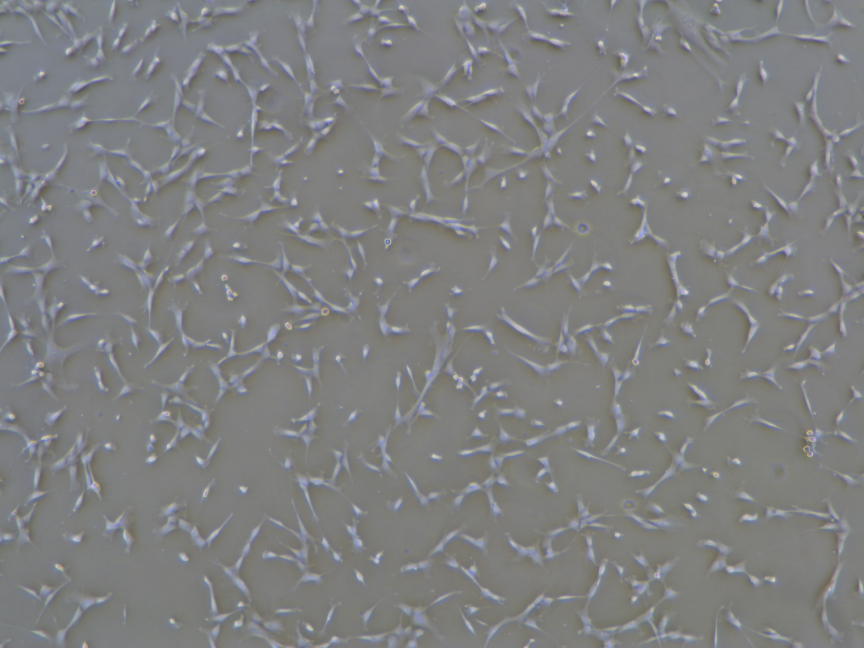
#> input picture hidos-django/hidos/cellc2/bin/images/1-3.jpg, 2592 x 1944 px (shown at 1/3 size); its folder holds only this picture in this run
$ jupyter execute Test.ipynb   (shell and % lines are left out)   (Python 2 division)
#> lines starting #> are read from the running program, lines starting #| are printed output that depends on the picture; after the words box and inside, x2 and y2 are one past the last pixel; in counts of white or black regions, pixels touching at a corner belong together; long printed decimals are rounded
#> the sliders are set to image = 1-3.jpg
#> in view_image, input_arr is the input picture: shape (1944, 2592, 3); mean B, G, R 128.8, 128.2, 127.4
#| (1944, 2592, 3)
### hidos-django/hidos/cellc2/bin/cellConfluence_singleTask.py
# -*- coding: utf-8 -*-
"""
Created on Tue Jun 21 16:02:34 2016

@author: Aaron.Lin
"""

#get_ipython().magic(u'matplotlib qt')
import cv2
import numpy as np
from skimage import filters


def cell_confluency_cv2(task_record):
    """Benchmark, repeat=5:
    IMG_0159.JPG = 5.66s (1.13s avg)
    1-3.jpg = 3.51s (0.70s avg)
    """
    max_size = 1024
    # load image
    img = cv2.imread(task_record.uploaded_image.path)
    img_s = cv2.resize(img, tuple(
        [max_size * d / max(img.shape[:2]) for d in img.shape[1::-1]]))
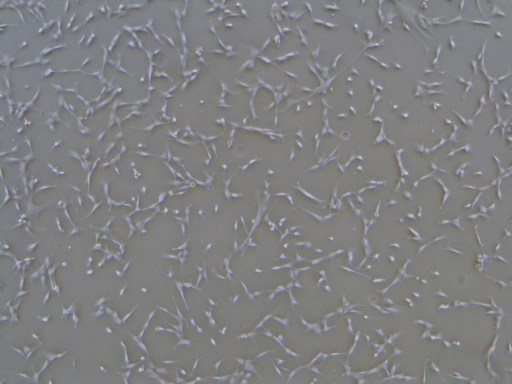
#> img_s: shape (768, 1024, 3) (shown at 1/2 size); mean B, G, R 128.7, 128.1, 127.3

    kernel = np.array([[0, 1, 0], [1, 1, 1], [0, 1, 0]], np.ubyte)
    img_e = cv2.GaussianBlur(filters.rank.enhance_contrast(filters.prewitt(cv2.resize(cv2.cvtColor(img, cv2.COLOR_BGR2GRAY), tuple(
        [max_size * d / max(img.shape[:2]) for d in img.shape[1::-1]]))), kernel), (7, 7), 0)
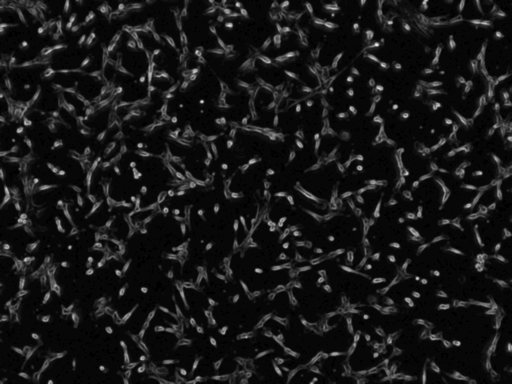
#> img_e: shape (768, 1024) (shown at 1/2 size); min 0, max 36, mean 3.3; drawn with min black and max white

    thresh = cv2.threshold(
        img_e, 0, 255, cv2.THRESH_BINARY + cv2.THRESH_OTSU)[0]
#> thresh = 6
    img_t = np.uint8(img_e >= thresh)
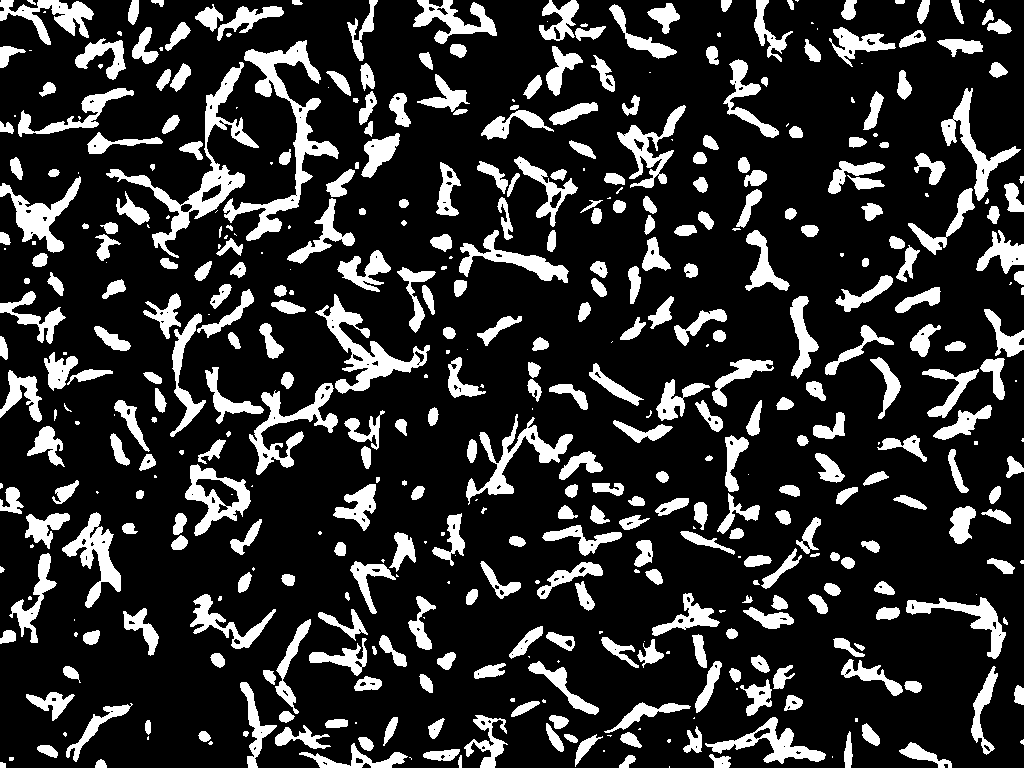
#> img_t: shape (768, 1024); values 0 (black) and 1 (white), 18.8% white; 477 white regions (113 under 20 px), largest, box (x1, y1, x2, y2) and area: (223, 40, 339, 241) 4507, (106, 62, 259, 258) 4024, (315, 294, 430, 394) 2880
    if (thresh < 5):
        img_t = cv2.morphologyEx(img_t, cv2.MORPH_OPEN, np.ones((2, 2), np.uint8))  # remove salt
    img_o = cv2.morphologyEx(
        cv2.erode(cv2.dilate(img_t, kernel, iterations=4), kernel, iterations=2), cv2.MORPH_OPEN, kernel)  # remove salt
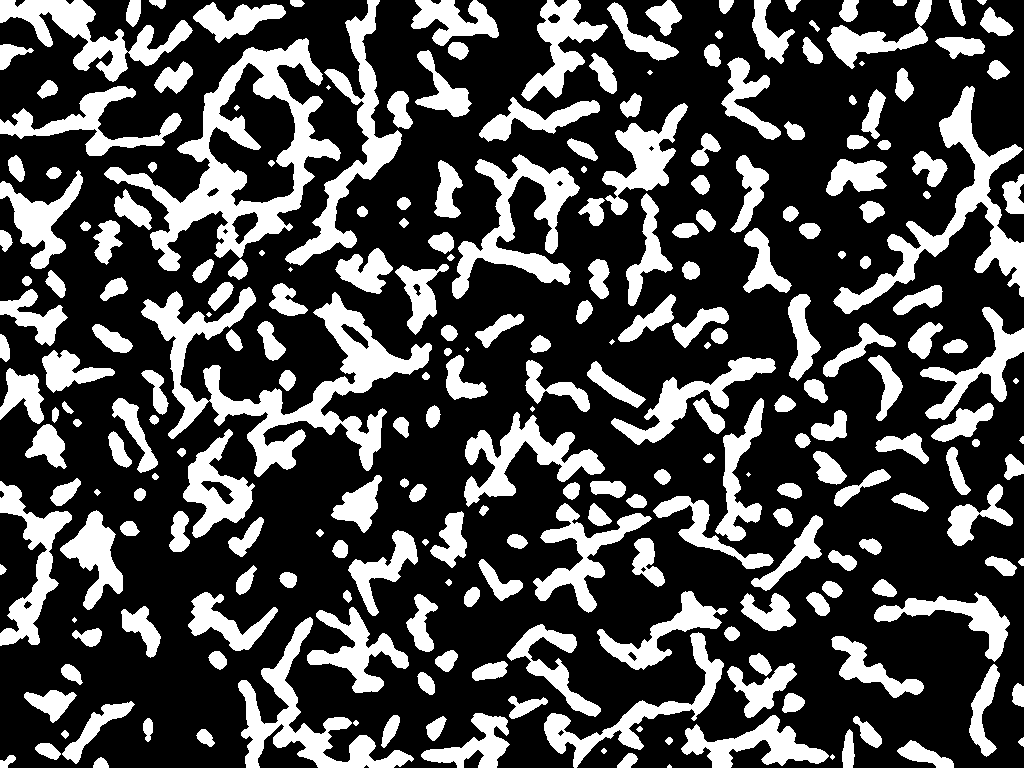
#> img_o: shape (768, 1024); values 0 (black) and 1 (white), 29.3% white; 255 white regions (12 under 20 px), largest, box (x1, y1, x2, y2) and area: (141, 287, 432, 477) 14119, (104, 38, 341, 271) 14094, (833, 86, 1024, 314) 7845

    img_s[:, :, 2][np.where(img_o > 0)] = 200
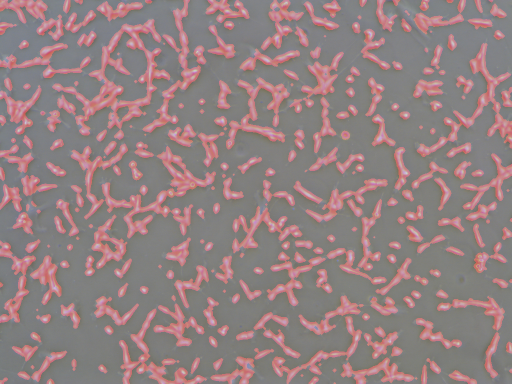
#> img_s: shape (768, 1024, 3) (shown at 1/2 size); mean B, G, R 128.7, 128.1, 147.4

    # compute confluence
    confluence = float(img_o.sum()) / img_o.size
#> confluence = 0.293

    # embed result to image
    cv2.putText(img_s, '{0:.2f}%'.format(confluence * 100),(40, 80), cv2.FONT_HERSHEY_SIMPLEX, 2, (255, 0, 0), 3)
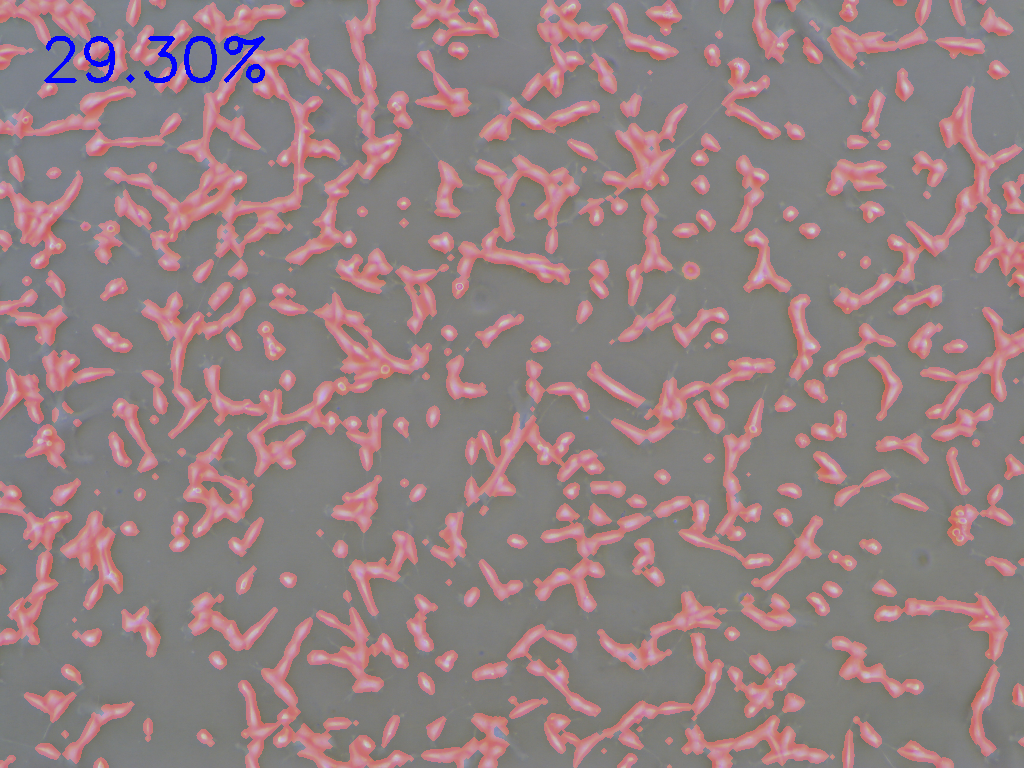
#> img_s: shape (768, 1024, 3); 0.38% of pixels changed, all inside (x1, y1, x2, y2) = (44, 36, 265, 83)
    img_s = cv2.resize(img_s, (img.shape[1], img.shape[0]))
#> img_s: shape (1944, 2592, 3)

    cv2.imwrite(task_record.result_image.path, img_s)
    cv2.imwrite(task_record.result_display.path, img_s)
    return {'confluence': confluence}


# [63 lines left out: functions img_resize, cellConfluence_singleTask, not called in this run]

# [10 lines of commented-out code are left out]


class File(object):
    path = ''


class Task(object):
    uploaded_image = File()
    result_image = File()
    result_display = File()

# [4 lines of commented-out code are left out]
# [19 lines left out: function bench, not called in this run]

### hidos-django/hidos/cellc2/bin/Test.ipynb
[cell 1]
from __future__ import absolute_import, unicode_literals
from os import listdir, sys, path, getcwd
from io import BytesIO

import cv2
import numpy as np
import matplotlib as mpl
import matplotlib.pyplot as plt
from IPython.display import Image, display
from ipywidgets import interact, interactive, fixed
from skimage import data, filters, io

sys.path.append(path.dirname(getcwd()))
from bin import cellConfluence_singleTask as p

[cell 2]
def display_array(arr):
    ret, buf = cv2.imencode('.jpg', arr)
    return Image(buf.tobytes())

def imshow_pair(image_pair, titles=('', ''), figsize=(10, 5), **kwargs):
    fig, axes = plt.subplots(ncols=2, figsize=figsize)
    for ax, img, label in zip(axes.ravel(), image_pair, titles):
        ax.imshow(img, **kwargs)
        ax.set_title(label)

class File(object):
    path = ''

class Task(object):
    uploaded_image = File()
    result_image = File()
    result_display = File()

[cell 3]
image_dir = './images/'
result_dir = './results/'
def view_image(image):
    name, ext = path.splitext(image)
    task_record = Task
    task_record.uploaded_image.path = image_dir + name + ext
    task_record.result_image.path = result_dir + name + '_result' + ext
    task_record.result_display.path = result_dir + name + '_result_display' + ext
    input_arr = cv2.imread(task_record.uploaded_image.path)
    print input_arr.shape

    result = p.cell_confluency_cv2(task_record)
#> result = {'confluence': 0.293}
    print result
#| {'confluence': 0.293}

    output_arr = cv2.imread(task_record.result_display.path)
    pair = [input_arr, output_arr]
    imshow_pair(pair, titles=('Before', 'After'), figsize=(17, 17))
#> (the call stopped at in imshow_pair, `fig, axes = plt.subplots(ncols=2, figsize=figsize)`: IPython is not available in this run)

interact(view_image, image=listdir(image_dir))

$ run again, on hidos-django/hidos/cellc2/bin/images/IMG_0161.JPG
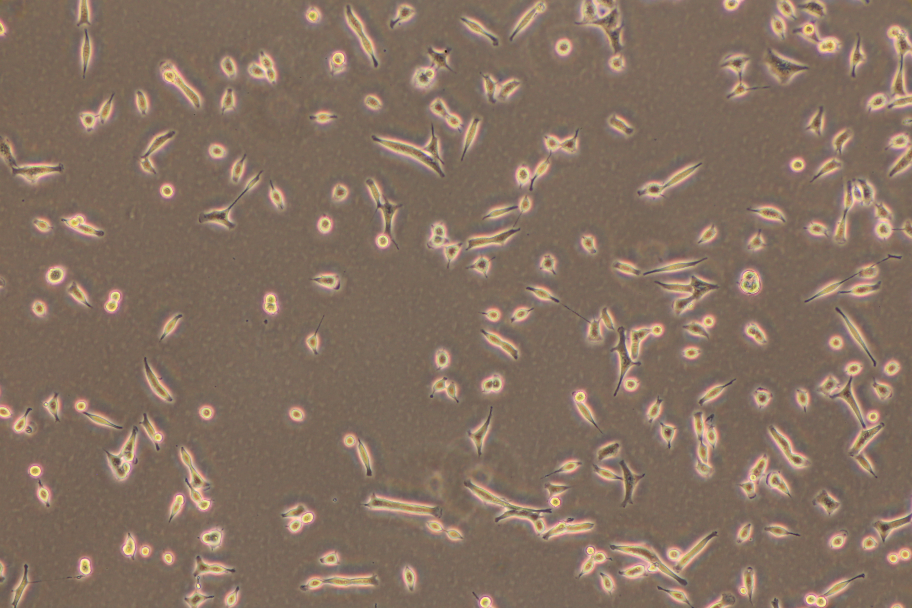
#> input picture hidos-django/hidos/cellc2/bin/images/IMG_0161.JPG, 3648 x 2432 px (shown at 1/4 size)
#> in view_image, input_arr is the input picture: shape (2432, 3648, 3); mean B, G, R 97.1, 112.6, 133.3
#| (2432, 3648, 3)
#> thresh = 11
#> in cell_confluency_cv2, `img_t = np.uint8(img_e >= thresh)`:
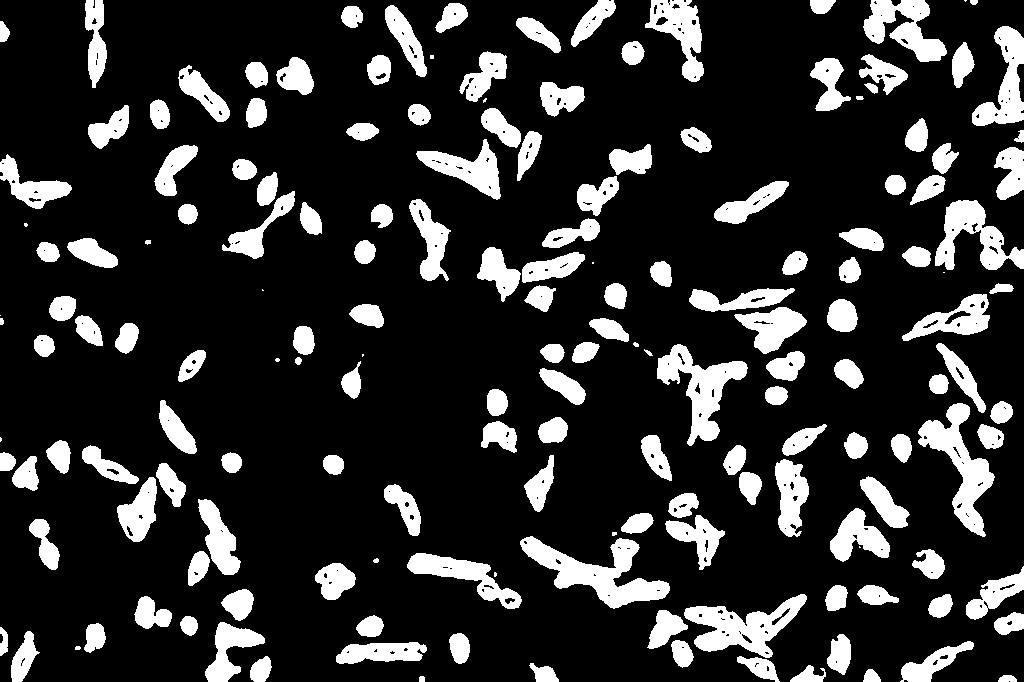
#> img_t: shape (682, 1024); values 0 (black) and 1 (white), 18.2% white; 172 white regions (14 under 20 px), largest, box (x1, y1, x2, y2) and area: (520, 536, 670, 609) 4219, (918, 403, 995, 537) 3554, (684, 594, 807, 658) 3491
#> img_o: shape (682, 1024); values 0 (black) and 1 (white), 23.8% white; 122 white regions, largest, box (x1, y1, x2, y2) and area: (889, 341, 1015, 539) 7960, (645, 592, 809, 682) 6928, (518, 511, 672, 611) 5908
#> confluence = 0.238
#> in cell_confluency_cv2, `cv2.putText(img_s, '{0:.2f}%'.format(confluence * 100),(40, 80), cv2.F..`:
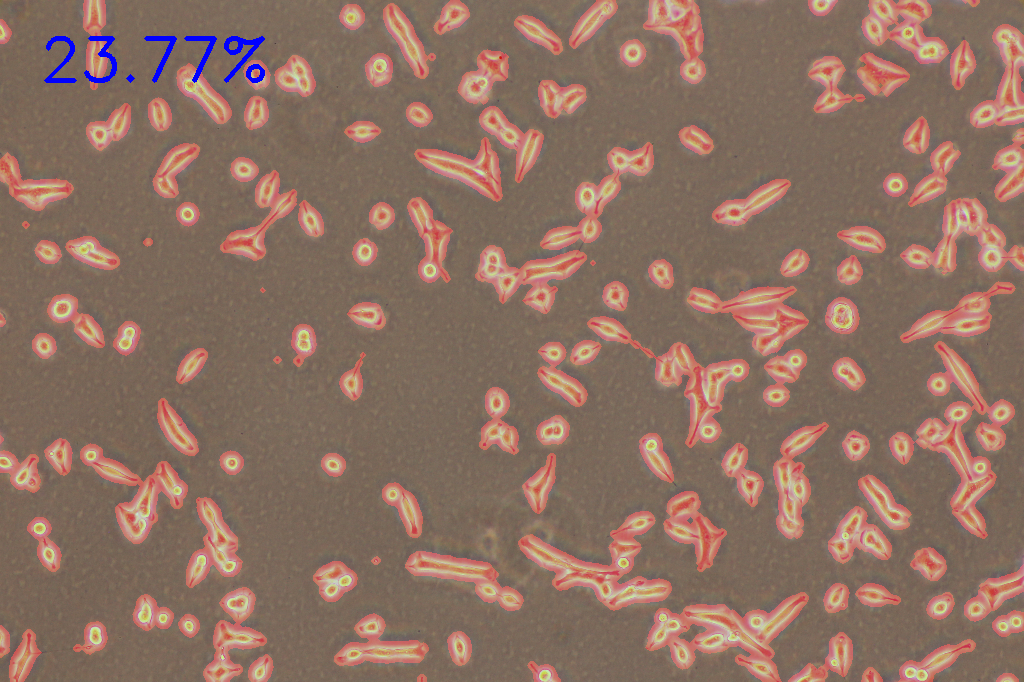
#> img_s: shape (682, 1024, 3); mean B, G, R 97.6, 112.1, 141.1
#> result = {'confluence': 0.238}
#| {'confluence': 0.2377}

$ run again, on hidos-django/hidos/cellc2/bin/images/IMG_0168.JPG
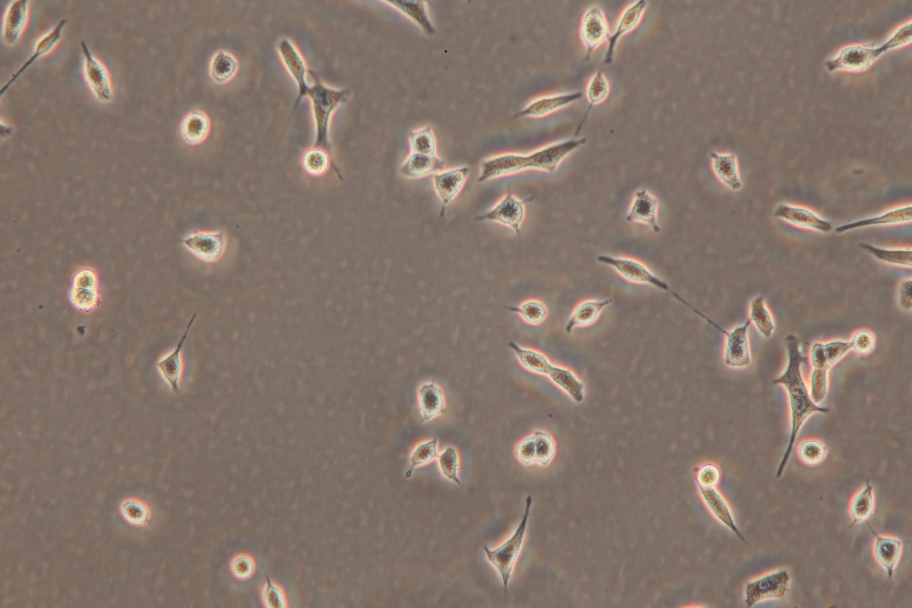
#> input picture hidos-django/hidos/cellc2/bin/images/IMG_0168.JPG, 3648 x 2432 px (shown at 1/4 size)
#> in view_image, input_arr is the input picture: shape (2432, 3648, 3); mean B, G, R 105.5, 116.6, 133
#| (2432, 3648, 3)
#> thresh = 9
#> in cell_confluency_cv2, `img_t = np.uint8(img_e >= thresh)`:
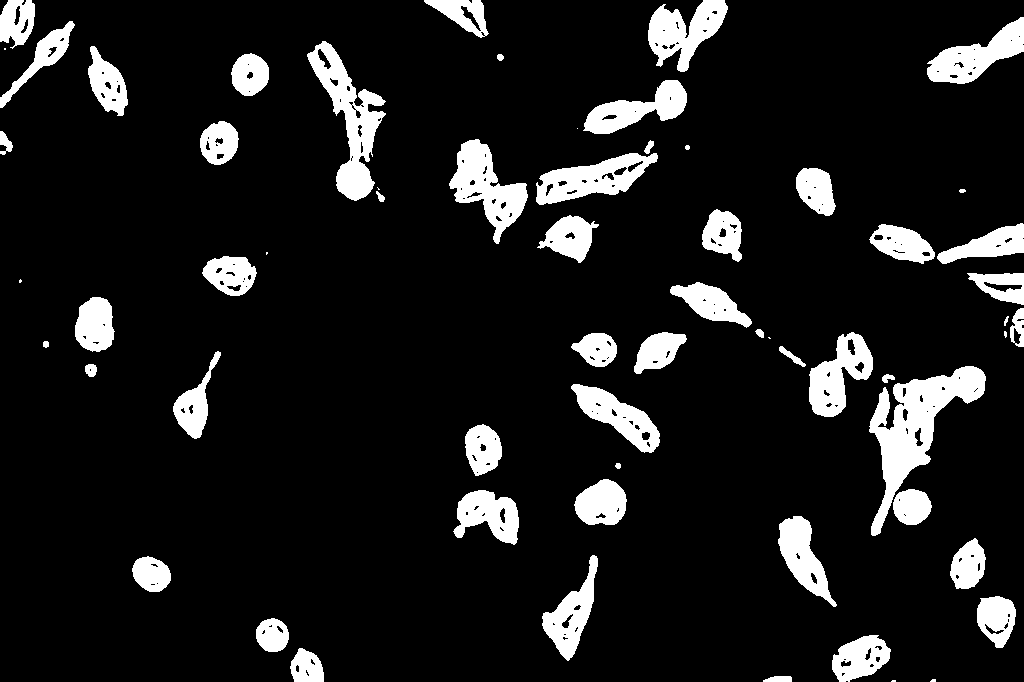
#> img_t: shape (682, 1024); values 0 (black) and 1 (white), 11% white; 63 white regions (9 under 20 px), largest, box (x1, y1, x2, y2) and area: (869, 366, 986, 536) 6676, (307, 41, 386, 201) 4513, (449, 139, 528, 244) 3595
#> img_o: shape (682, 1024); values 0 (black) and 1 (white), 13.8% white; 50 white regions, largest, box (x1, y1, x2, y2) and area: (867, 364, 988, 538) 9528, (305, 39, 388, 204) 5904, (447, 137, 530, 246) 4377
#> confluence = 0.138
#> in cell_confluency_cv2, `cv2.putText(img_s, '{0:.2f}%'.format(confluence * 100),(40, 80), cv2.F..`:
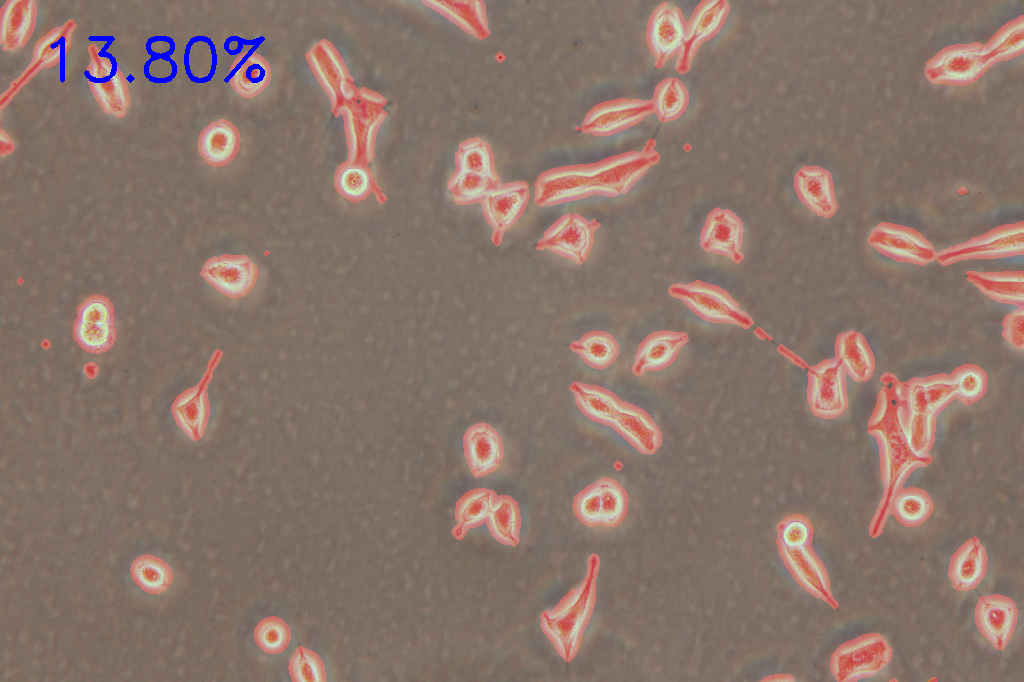
#> img_s: shape (682, 1024, 3); mean B, G, R 105.9, 116, 137
#> result = {'confluence': 0.138}
#| {'confluence': 0.138}
